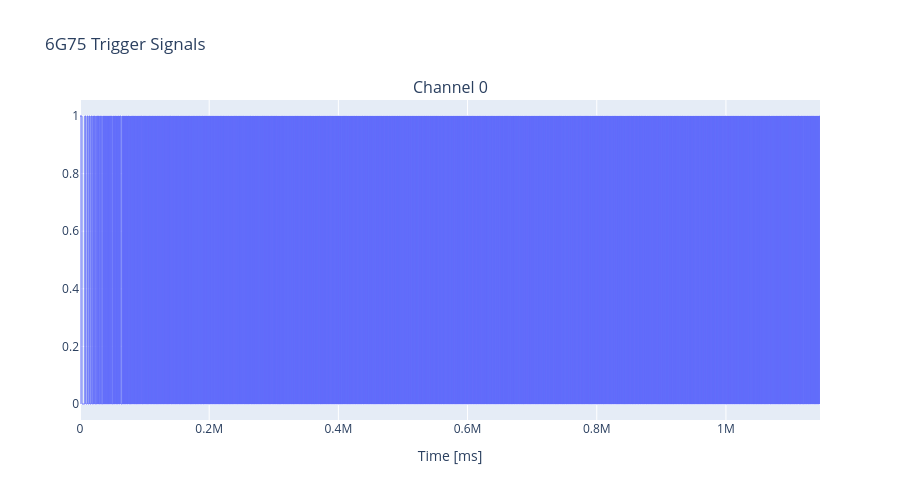

Notebook source saved alongside this figure:
### Code cell
fig = make_subplots(rows=1, cols=1, shared_xaxes=True, vertical_spacing=0.08, subplot_titles=("Channel 0", "Channel 1"))

fig.add_trace(go.Scatter(x=time_ms, y=signal, mode='lines', line=dict(width=1, shape='hv'), name='Channel 0'), row=1, col=1)

fig.update_layout(title="6G75 Trigger Signals", height=500, hovermode='x unified')
fig.update_xaxes(title_text="Time [ms]", row=1, col=1)

fig.show()

### Figure 1 — Plotly figure (JSON) as saved in the notebook; plotly's stock layout.template omitted (floating-point values rounded to 4 significant figures; data arrays with more than 128 entries replaced by an {"elided": "..."} marker saying what was removed)
{"data": [{"line": {"shape": "hv", "width": 1}, "mode": "lines", "name": "Channel 0", "type": "scatter", "x": {"elided": "9600 float values"}, "xaxis": "x", "y": {"elided": "9600 float values"}, "yaxis": "y"}], "layout": {"annotations": [{"font": {"size": 16}, "showarrow": false, "text": "Channel 0", "x": 0.5, "xanchor": "center", "xref": "paper", "y": 1, "yanchor": "bottom", "yref": "paper"}], "height": 500, "hovermode": "x unified", "title": {"text": "6G75 Trigger Signals"}, "xaxis": {"anchor": "y", "domain": [0, 1], "title": {"text": "Time [ms]"}}, "yaxis": {"anchor": "x", "domain": [0, 1]}}}
